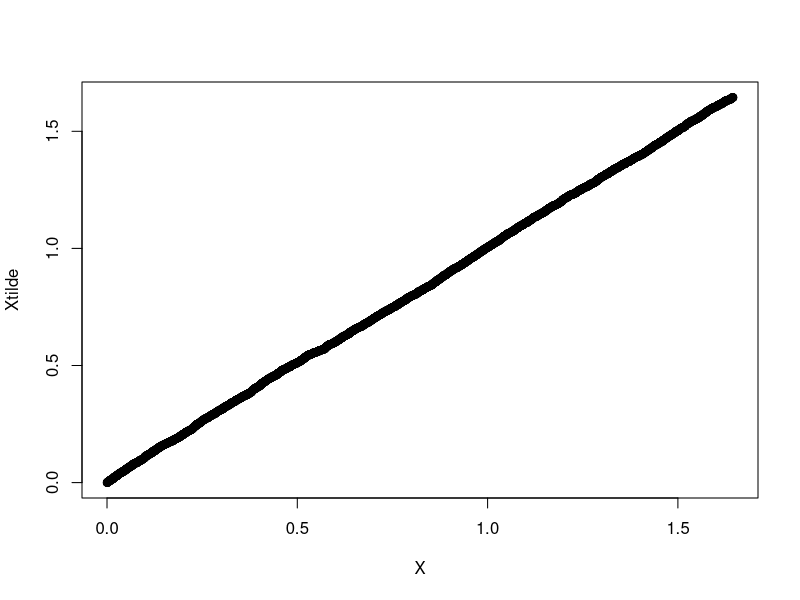
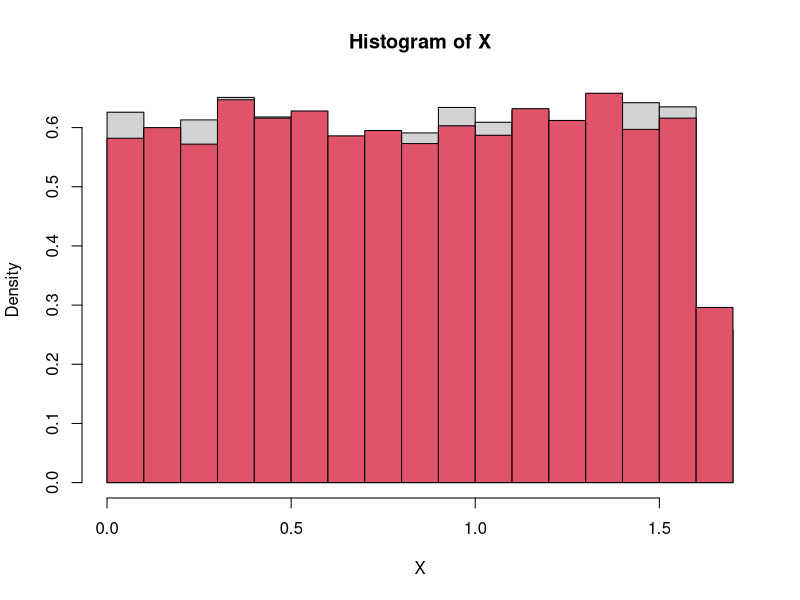

Recreate these plots in R, in order.
theta0 <- pi^2/6
n <- 10000
X <- runif(n, min = 0, max = theta0)
M <- max(X)
Xtilde <- c(
  runif(n-1, 0, M),
  M
)

qqplot(X, Xtilde)

hist(X, probability = TRUE)
hist(Xtilde, probability = TRUE, col = 2, add = TRUE)

mean(X)
mean(Xtilde)

var(X)
var(Xtilde)

M
max(Xtilde)

quantile(X, probs = .02)
quantile(Xtilde, probs = .02)